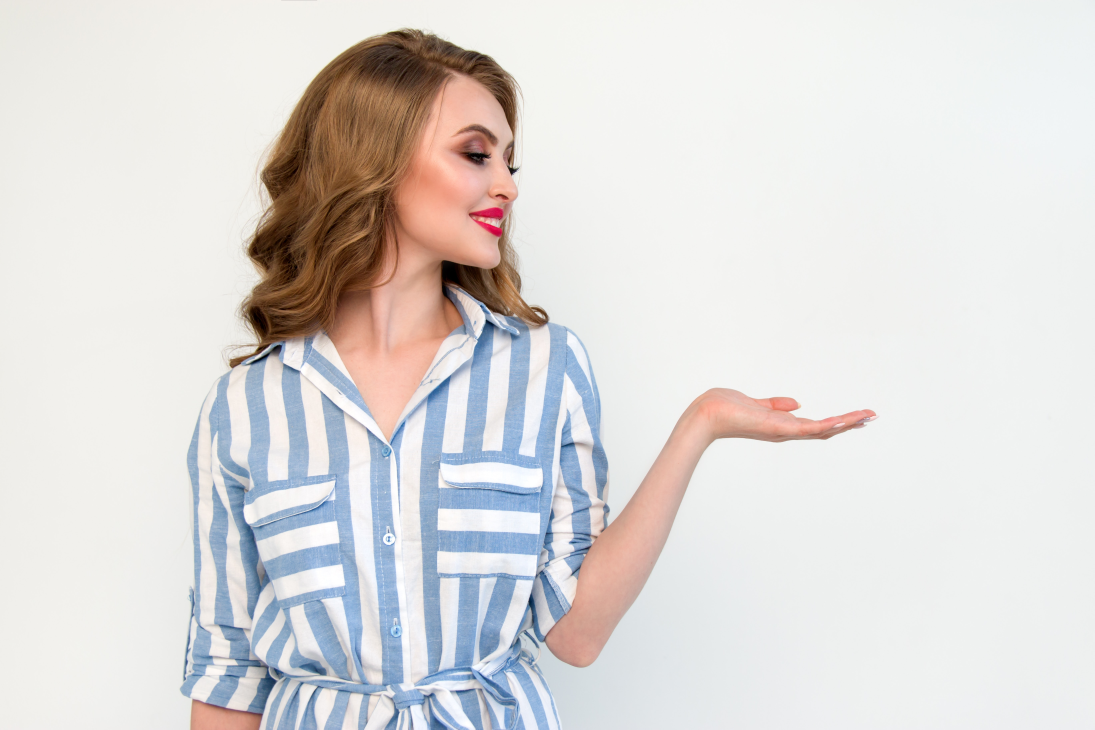
#> input picture Imagens/Pessoa.jpg, 5472 x 3648 px, found by its file name (shown at 1/5 size)
$ python 'Detecção de Arestas de Imagem - Versão 1.0.0.py'
#> lines starting #> are read from the running program, lines starting #| are printed output that depends on the picture; after the words box and inside, x2 and y2 are one past the last pixel; in counts of white or black regions, pixels touching at a corner belong together
#
########################################################################
# Importação das Bibliotecas Necessárias
########################################################################
#
import cv2 as cv
import matplotlib.pyplot as plt
import os
from pathlib import Path

#
########################################################################
# Funções de Apoio
########################################################################
#
def LimpaTerminal ():
    if os.name == "nt":
       _ = os.system( "cls" )
    else:
      _ = os.system( "clear ")
    return ()

#
########################################################################
# Definições Gerais
########################################################################
#
NomeImagem  = "Pessoa.jpg"
dirRaiz = Path.home()
dirBase = "LocalCV"
dirImagem = "Imagens"
dirCaminhoImagem = str(Path(dirRaiz, dirBase, dirImagem, NomeImagem))

#
########################################################################
# Lendo a Imagem
########################################################################
#
Imagem = cv.imread ( dirCaminhoImagem, cv.IMREAD_GRAYSCALE)
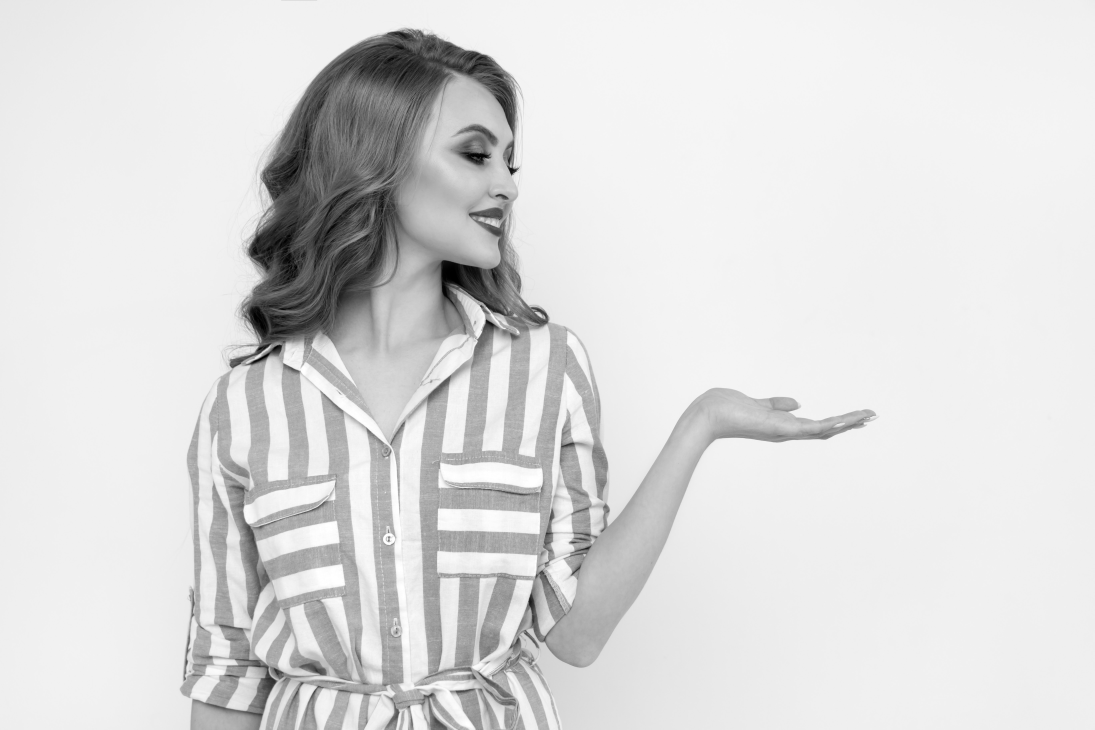
#> Imagem: shape (3648, 5472) (shown at 1/5 size); min 0, max 255, mean 219.3

#
########################################################################
# Checando se a Imagem Foi Lida com Sucesso
########################################################################
#
if Imagem is None:
    LimpaTerminal ()
    print( "Não Foi Localizada a Imagem : ", NomeImagem)
    exit ()

#
########################################################################
# Reduzindo o Tamanho da Imagem
########################################################################
#
imgBase = cv.resize(Imagem, (0,0), fx=0.1, fy=0.1, interpolation = cv.INTER_AREA)
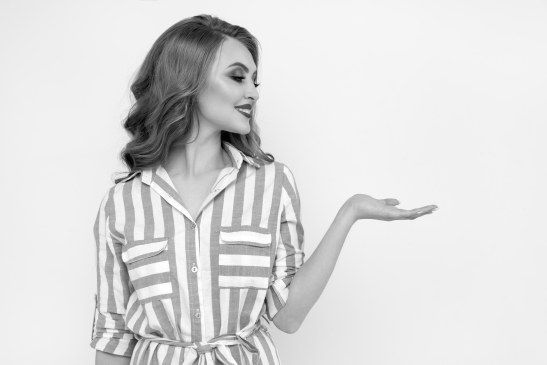
#> imgBase: shape (365, 547); min 0, max 255, mean 219.3

#
########################################################################
# Calculando o Limiar Médio
########################################################################
#
imgAresta = cv.Canny(imgBase,100,200)
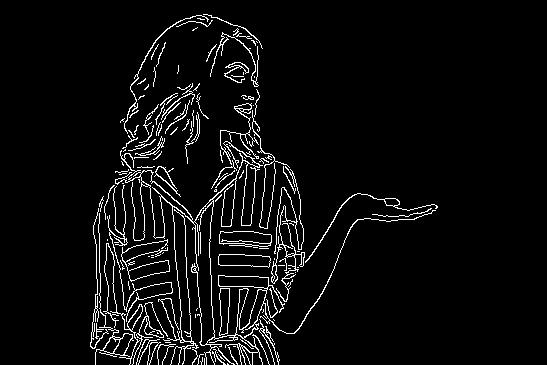
#> imgAresta: shape (365, 547); 4.9% white in thin lines or dots, all inside (x1, y1, x2, y2) = (90, 14, 438, 365)

#
########################################################################
# Convertendo para Matplotlib
########################################################################
#
imgBase = cv.cvtColor(imgBase, cv.COLOR_BGR2RGB)
#> imgBase: shape (365, 547, 3)
imgAresta = cv.cvtColor(imgAresta, cv.COLOR_BGR2RGB)

#
########################################################################
# Apresentando a Imagem
########################################################################
#
Grafico = plt.figure( )

Grafico.add_subplot(1,2,1)
plt.imshow(imgBase )
plt.title("Original")

Grafico.add_subplot(1,2,2)
plt.imshow ( imgAresta )
plt.title("Detecção de Arestas")

plt.tight_layout ()
plt.show ()
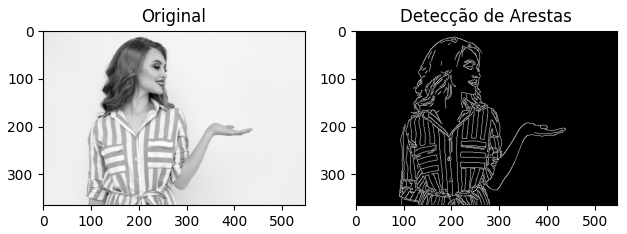
#> figure drawn by matplotlib, 2 panels

########################################################################
# FIM DO PROGRAMA
########################################################################

$ run again, with Imagens/AmigosEscritorio.jpg copied over Imagens/Pessoa.jpg
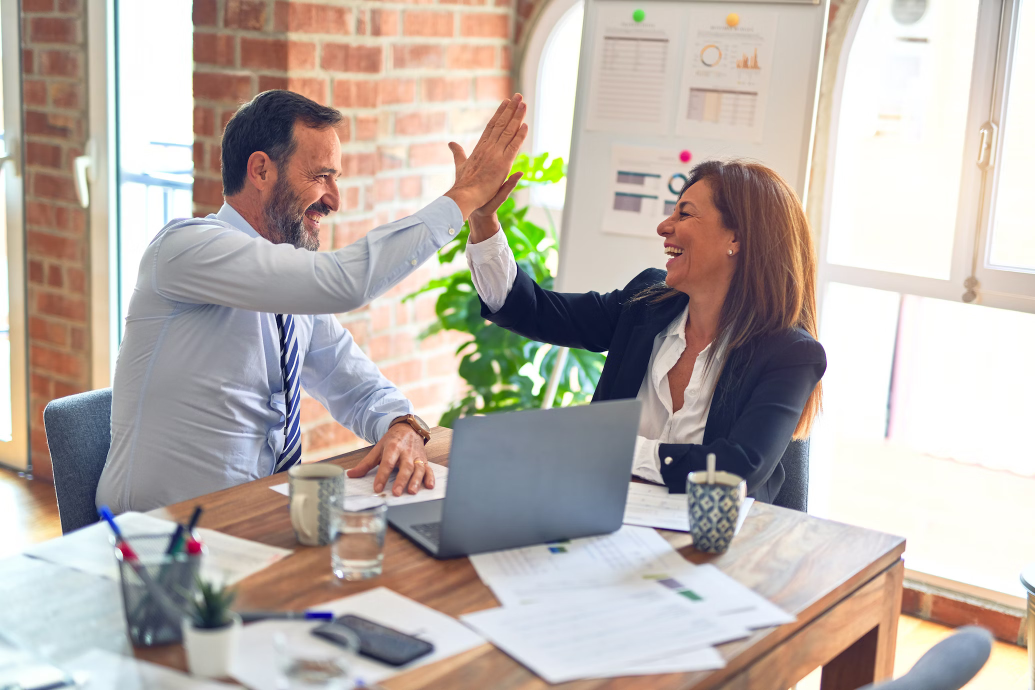
#> input picture Imagens/AmigosEscritorio.jpg, 2070 x 1380 px, found by its file name (shown at 1/2 size)
#> `imgAresta = cv.Canny(imgBase,100,200)`:
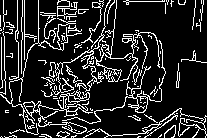
#> imgAresta: shape (138, 207); 15.6% white in thin lines or dots
#> `plt.show ()`:
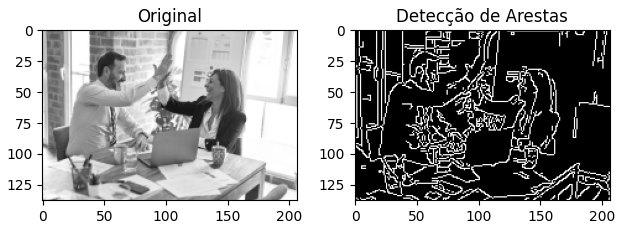
#> figure drawn by matplotlib, 2 panels
